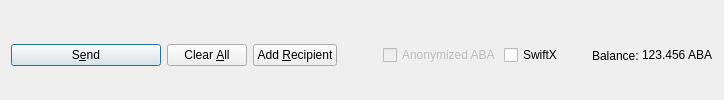
         <widget class="QFrame" name="frame_Send">
          <layout class="QHBoxLayout" name="horizontalLayout">
           <property name="bottomMargin">
            <number>0</number>
           </property>
           <item>
            <widget class="QPushButton" name="sendButton">
             <property name="minimumSize">
              <size>
               <width>150</width>
               <height>0</height>
              </size>
             </property>
             <property name="toolTip">
              <string>Confirm the send action</string>
             </property>
             <property name="text">
              <string>S&amp;end</string>
             </property>
             <property name="icon">
              <iconset resource="../aba.qrc">
               <normaloff>:/icons/send</normaloff>:/icons/send</iconset>
             </property>
             <property name="autoDefault">
              <bool>false</bool>
             </property>
             <property name="default">
              <bool>true</bool>
             </property>
            </widget>
           </item>
           <item>
            <widget class="QPushButton" name="clearButton">
             <property name="sizePolicy">
              <sizepolicy hsizetype="Minimum" vsizetype="Fixed">
               <horstretch>0</horstretch>
               <verstretch>0</verstretch>
              </sizepolicy>
             </property>
             <property name="toolTip">
              <string>Clear all fields of the form.</string>
             </property>
             <property name="text">
              <string>Clear &amp;All</string>
             </property>
             <property name="icon">
              <iconset resource="../aba.qrc">
               <normaloff>:/icons/remove</normaloff>:/icons/remove</iconset>
             </property>
             <property name="autoDefault">
              <bool>false</bool>
             </property>
            </widget>
           </item>
           <item>
            <widget class="QPushButton" name="addButton">
             <property name="toolTip">
              <string>Send to multiple recipients at once</string>
             </property>
             <property name="text">
              <string>Add &amp;Recipient</string>
             </property>
             <property name="icon">
              <iconset resource="../aba.qrc">
               <normaloff>:/icons/add</normaloff>:/icons/add</iconset>
             </property>
             <property name="autoDefault">
              <bool>false</bool>
             </property>
            </widget>
           </item>
           <item>
            <spacer name="horizontalSpacer">
             <property name="orientation">
              <enum>Qt::Horizontal</enum>
             </property>
             <property name="sizeHint" stdset="0">
              <size>
               <width>40</width>
               <height>20</height>
              </size>
             </property>
            </spacer>
           </item>
           <item>
            <layout class="QHBoxLayout" name="horizontalLayout_2">
             <property name="spacing">
              <number>3</number>
             </property>
             <item>
              <widget class="QCheckBox" name="checkzABA">
               <property name="enabled">
                <bool>false</bool>
               </property>
               <property name="text">
                <string>Anonymized ABA</string>
               </property>
              </widget>
             </item>
             <item>
              <widget class="QCheckBox" name="checkSwiftTX">
               <property name="enabled">
                <bool>true</bool>
               </property>
               <property name="minimumSize">
                <size>
                 <width>85</width>
                 <height>0</height>
                </size>
               </property>
               <property name="text">
                <string>SwiftX</string>
               </property>
              </widget>
             </item>
             <item>
              <widget class="QLabel" name="label">
               <property name="text">
                <string>Balance:</string>
               </property>
              </widget>
             </item>
             <item>
              <widget class="QLabel" name="labelBalance">
               <property name="sizePolicy">
                <sizepolicy hsizetype="Preferred" vsizetype="Fixed">
                 <horstretch>0</horstretch>
                 <verstretch>0</verstretch>
                </sizepolicy>
               </property>
               <property name="cursor">
                <cursorShape>IBeamCursor</cursorShape>
               </property>
               <property name="text">
                <string notr="true">123.456 ABA</string>
               </property>
               <property name="textInteractionFlags">
                <set>Qt::LinksAccessibleByMouse|Qt::TextSelectableByKeyboard|Qt::TextSelectableByMouse</set>
               </property>
              </widget>
             </item>
            </layout>
           </item>
          </layout>
         </widget>
